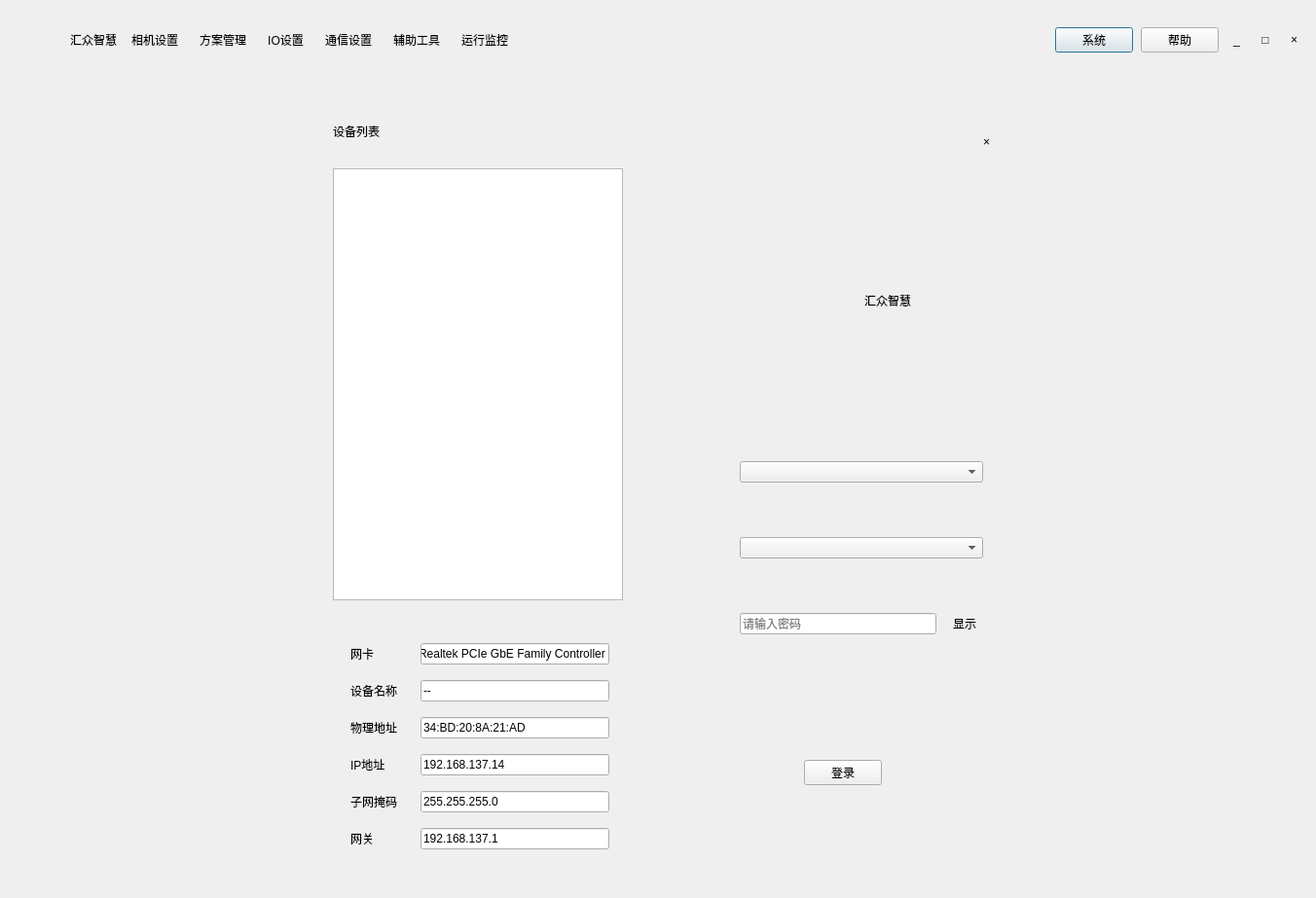
<?xml version="1.0" encoding="UTF-8"?>
<ui version="4.0">
 <class>LoginWindow</class>
 <widget class="QDialog" name="LoginWindow">
  <property name="geometry">
   <rect>
    <x>0</x>
    <y>0</y>
    <width>1352</width>
    <height>923</height>
   </rect>
  </property>
  <property name="sizePolicy">
   <sizepolicy hsizetype="Preferred" vsizetype="Preferred">
    <horstretch>0</horstretch>
    <verstretch>0</verstretch>
   </sizepolicy>
  </property>
  <property name="windowTitle">
   <string>登录界面</string>
  </property>
  <layout class="QVBoxLayout" name="verticalLayout_root">
   <property name="spacing">
    <number>0</number>
   </property>
   <property name="leftMargin">
    <number>0</number>
   </property>
   <property name="topMargin">
    <number>0</number>
   </property>
   <property name="rightMargin">
    <number>0</number>
   </property>
   <property name="bottomMargin">
    <number>0</number>
   </property>
   <item>
    <widget class="QFrame" name="headerBar">
     <property name="minimumSize">
      <size>
       <width>0</width>
       <height>82</height>
      </size>
     </property>
     <property name="maximumSize">
      <size>
       <width>16777215</width>
       <height>82</height>
      </size>
     </property>
     <property name="frameShape">
      <enum>QFrame::NoFrame</enum>
     </property>
     <layout class="QHBoxLayout" name="horizontalLayout_header">
      <property name="spacing">
       <number>8</number>
      </property>
      <property name="leftMargin">
       <number>12</number>
      </property>
      <property name="topMargin">
       <number>10</number>
      </property>
      <property name="rightMargin">
       <number>12</number>
      </property>
      <property name="bottomMargin">
       <number>10</number>
      </property>
      <item>
       <widget class="QWidget" name="headerBrandWidget" native="true">
        <layout class="QHBoxLayout" name="horizontalLayout_brand">
         <property name="spacing">
          <number>12</number>
         </property>
         <property name="leftMargin">
          <number>0</number>
         </property>
         <property name="topMargin">
          <number>0</number>
         </property>
         <property name="rightMargin">
          <number>0</number>
         </property>
         <property name="bottomMargin">
          <number>0</number>
         </property>
         <item>
          <widget class="QLabel" name="headerLogoLabel">
           <property name="minimumSize">
            <size>
             <width>48</width>
             <height>48</height>
            </size>
           </property>
           <property name="maximumSize">
            <size>
             <width>48</width>
             <height>48</height>
            </size>
           </property>
           <property name="pixmap">
            <pixmap resource="../resources/resources.qrc">:/images/LOGO.png</pixmap>
           </property>
           <property name="scaledContents">
            <bool>true</bool>
           </property>
          </widget>
         </item>
         <item>
          <widget class="QLabel" name="headerTitleLabel">
           <property name="text">
            <string>汇众智慧</string>
           </property>
          </widget>
         </item>
        </layout>
       </widget>
      </item>
      <item>
       <widget class="QToolButton" name="navCameraButton">
        <property name="text">
         <string>相机设置</string>
        </property>
        <property name="icon">
         <iconset resource="../resources/resources.qrc">
          <normaloff>:/icons/camera.svg</normaloff>:/icons/camera.svg</iconset>
        </property>
        <property name="iconSize">
         <size>
          <width>28</width>
          <height>28</height>
         </size>
        </property>
        <property name="toolButtonStyle">
         <enum>Qt::ToolButtonTextUnderIcon</enum>
        </property>
        <property name="autoRaise">
         <bool>true</bool>
        </property>
       </widget>
      </item>
      <item>
       <widget class="QToolButton" name="navPlanButton">
        <property name="text">
         <string>方案管理</string>
        </property>
        <property name="icon">
         <iconset resource="../resources/resources.qrc">
          <normaloff>:/icons/plan.svg</normaloff>:/icons/plan.svg</iconset>
        </property>
        <property name="iconSize">
         <size>
          <width>28</width>
          <height>28</height>
         </size>
        </property>
        <property name="toolButtonStyle">
         <enum>Qt::ToolButtonTextUnderIcon</enum>
        </property>
        <property name="autoRaise">
         <bool>true</bool>
        </property>
       </widget>
      </item>
      <item>
       <widget class="QToolButton" name="navIoButton">
        <property name="text">
         <string>IO设置</string>
        </property>
        <property name="icon">
         <iconset resource="../resources/resources.qrc">
          <normaloff>:/icons/io.svg</normaloff>:/icons/io.svg</iconset>
        </property>
        <property name="iconSize">
         <size>
          <width>28</width>
          <height>28</height>
         </size>
        </property>
        <property name="toolButtonStyle">
         <enum>Qt::ToolButtonTextUnderIcon</enum>
        </property>
        <property name="autoRaise">
         <bool>true</bool>
        </property>
       </widget>
      </item>
      <item>
       <widget class="QToolButton" name="navCommButton">
        <property name="text">
         <string>通信设置</string>
        </property>
        <property name="icon">
         <iconset resource="../resources/resources.qrc">
          <normaloff>:/icons/comm.svg</normaloff>:/icons/comm.svg</iconset>
        </property>
        <property name="iconSize">
         <size>
          <width>28</width>
          <height>28</height>
         </size>
        </property>
        <property name="toolButtonStyle">
         <enum>Qt::ToolButtonTextUnderIcon</enum>
        </property>
        <property name="autoRaise">
         <bool>true</bool>
        </property>
       </widget>
      </item>
      <item>
       <widget class="QToolButton" name="navAssistButton">
        <property name="text">
         <string>辅助工具</string>
        </property>
        <property name="icon">
         <iconset resource="../resources/resources.qrc">
          <normaloff>:/icons/tool.svg</normaloff>:/icons/tool.svg</iconset>
        </property>
        <property name="iconSize">
         <size>
          <width>28</width>
          <height>28</height>
         </size>
        </property>
        <property name="toolButtonStyle">
         <enum>Qt::ToolButtonTextUnderIcon</enum>
        </property>
        <property name="autoRaise">
         <bool>true</bool>
        </property>
       </widget>
      </item>
      <item>
       <widget class="QToolButton" name="navMonitorButton">
        <property name="text">
         <string>运行监控</string>
        </property>
        <property name="icon">
         <iconset resource="../resources/resources.qrc">
          <normaloff>:/icons/monitor.svg</normaloff>:/icons/monitor.svg</iconset>
        </property>
        <property name="iconSize">
         <size>
          <width>28</width>
          <height>28</height>
         </size>
        </property>
        <property name="toolButtonStyle">
         <enum>Qt::ToolButtonTextUnderIcon</enum>
        </property>
        <property name="autoRaise">
         <bool>true</bool>
        </property>
       </widget>
      </item>
      <item>
       <spacer name="horizontalSpacer_header">
        <property name="orientation">
         <enum>Qt::Horizontal</enum>
        </property>
        <property name="sizeHint" stdset="0">
         <size>
          <width>40</width>
          <height>20</height>
         </size>
        </property>
       </spacer>
      </item>
      <item>
       <widget class="QPushButton" name="btn_system">
        <property name="text">
         <string>系统</string>
        </property>
       </widget>
      </item>
      <item>
       <widget class="QPushButton" name="btn_help">
        <property name="text">
         <string>帮助</string>
        </property>
       </widget>
      </item>
      <item>
       <widget class="QToolButton" name="headerMinimizeButton">
        <property name="text">
         <string>_</string>
        </property>
        <property name="autoRaise">
         <bool>true</bool>
        </property>
       </widget>
      </item>
      <item>
       <widget class="QToolButton" name="headerMaximizeButton">
        <property name="text">
         <string>□</string>
        </property>
        <property name="autoRaise">
         <bool>true</bool>
        </property>
       </widget>
      </item>
      <item>
       <widget class="QToolButton" name="headerCloseButton">
        <property name="text">
         <string>×</string>
        </property>
        <property name="autoRaise">
         <bool>true</bool>
        </property>
       </widget>
      </item>
     </layout>
    </widget>
   </item>
   <item>
    <widget class="QWidget" name="contentArea" native="true">
     <property name="sizePolicy">
      <sizepolicy hsizetype="Expanding" vsizetype="Expanding">
       <horstretch>0</horstretch>
       <verstretch>0</verstretch>
      </sizepolicy>
     </property>
     <property name="minimumSize">
      <size>
       <width>0</width>
       <height>180</height>
      </size>
     </property>
     <layout class="QHBoxLayout" name="horizontalLayout_contentArea">
      <property name="leftMargin">
       <number>24</number>
      </property>
      <property name="topMargin">
       <number>28</number>
      </property>
      <property name="rightMargin">
       <number>24</number>
      </property>
      <property name="bottomMargin">
       <number>20</number>
      </property>
      <item>
       <spacer name="horizontalSpacer_left">
        <property name="orientation">
         <enum>Qt::Horizontal</enum>
        </property>
        <property name="sizeHint" stdset="0">
         <size>
          <width>40</width>
          <height>20</height>
         </size>
        </property>
       </spacer>
      </item>
      <item>
       <widget class="QFrame" name="contentCard">
        <property name="minimumSize">
         <size>
          <width>760</width>
          <height>520</height>
         </size>
        </property>
        <property name="frameShape">
         <enum>QFrame::NoFrame</enum>
        </property>
        <layout class="QHBoxLayout" name="horizontalLayout_contentCard">
         <property name="spacing">
          <number>0</number>
         </property>
         <property name="leftMargin">
          <number>0</number>
         </property>
         <property name="topMargin">
          <number>0</number>
         </property>
         <property name="rightMargin">
          <number>0</number>
         </property>
         <property name="bottomMargin">
          <number>0</number>
         </property>
         <item>
          <widget class="QFrame" name="leftPanel">
           <property name="minimumSize">
            <size>
             <width>340</width>
             <height>0</height>
            </size>
           </property>
           <property name="maximumSize">
            <size>
             <width>16777215</width>
             <height>16777215</height>
            </size>
           </property>
           <property name="frameShape">
            <enum>QFrame::NoFrame</enum>
           </property>
           <layout class="QVBoxLayout" name="verticalLayout_leftPanel">
            <property name="spacing">
             <number>24</number>
            </property>
            <property name="leftMargin">
             <number>46</number>
            </property>
            <property name="topMargin">
             <number>10</number>
            </property>
            <property name="rightMargin">
             <number>36</number>
            </property>
            <property name="bottomMargin">
             <number>10</number>
            </property>
            <item>
             <layout class="QHBoxLayout" name="horizontalLayout_deviceHeader">
              <item>
               <widget class="QLabel" name="sectionTitleLabel">
                <property name="text">
                 <string>设备列表</string>
                </property>
               </widget>
              </item>
              <item>
               <spacer name="horizontalSpacer_deviceHeader">
                <property name="orientation">
                 <enum>Qt::Horizontal</enum>
                </property>
                <property name="sizeHint" stdset="0">
                 <size>
                  <width>40</width>
                  <height>20</height>
                 </size>
                </property>
               </spacer>
              </item>
              <item>
               <widget class="QToolButton" name="refreshDeviceButton">
                <property name="icon">
                 <iconset resource="../resources/resources.qrc">
                  <normaloff>:/icons/refresh.svg</normaloff>:/icons/refresh.svg</iconset>
                </property>
                <property name="iconSize">
                 <size>
                  <width>22</width>
                  <height>22</height>
                 </size>
                </property>
                <property name="autoRaise">
                 <bool>true</bool>
                </property>
               </widget>
              </item>
              <item>
               <widget class="QToolButton" name="addDeviceButton">
                <property name="icon">
                 <iconset resource="../resources/resources.qrc">
                  <normaloff>:/icons/add.svg</normaloff>:/icons/add.svg</iconset>
                </property>
                <property name="iconSize">
                 <size>
                  <width>22</width>
                  <height>22</height>
                 </size>
                </property>
                <property name="autoRaise">
                 <bool>true</bool>
                </property>
               </widget>
              </item>
             </layout>
            </item>
            <item>
             <widget class="QListWidget" name="deviceListWidget">
              <property name="minimumSize">
               <size>
                <width>0</width>
                <height>260</height>
               </size>
              </property>
              <property name="verticalScrollBarPolicy">
               <enum>Qt::ScrollBarAsNeeded</enum>
              </property>
              <property name="horizontalScrollBarPolicy">
               <enum>Qt::ScrollBarAlwaysOff</enum>
              </property>
              <property name="selectionMode">
               <enum>QAbstractItemView::SingleSelection</enum>
              </property>
             </widget>
            </item>
            <item>
             <widget class="QFrame" name="deviceInfoPanel">
              <property name="minimumSize">
               <size>
                <width>0</width>
                <height>150</height>
               </size>
              </property>
              <property name="frameShape">
               <enum>QFrame::NoFrame</enum>
              </property>
              <layout class="QVBoxLayout" name="verticalLayout_deviceInfo">
               <property name="spacing">
                <number>18</number>
               </property>
               <property name="leftMargin">
                <number>18</number>
               </property>
               <property name="topMargin">
                <number>20</number>
               </property>
               <property name="rightMargin">
                <number>14</number>
               </property>
               <property name="bottomMargin">
                <number>20</number>
               </property>
               <item>
                <layout class="QFormLayout" name="formLayout_deviceInfo">
                 <property name="horizontalSpacing">
                  <number>24</number>
                 </property>
                 <property name="verticalSpacing">
                  <number>16</number>
                 </property>
                 <item row="0" column="0">
                  <widget class="QLabel" name="adapterLabel">
                   <property name="text">
                    <string>网卡</string>
                   </property>
                  </widget>
                 </item>
                 <item row="1" column="0">
                  <widget class="QLabel" name="deviceNameLabel">
                   <property name="text">
                    <string>设备名称</string>
                   </property>
                  </widget>
                 </item>
                 <item row="2" column="0">
                  <widget class="QLabel" name="macLabel">
                   <property name="text">
                    <string>物理地址</string>
                   </property>
                  </widget>
                 </item>
                 <item row="3" column="0">
                  <widget class="QLabel" name="ipLabel">
                   <property name="text">
                    <string>IP地址</string>
                   </property>
                  </widget>
                 </item>
                 <item row="4" column="0">
                  <widget class="QLabel" name="maskLabel">
                   <property name="text">
                    <string>子网掩码</string>
                   </property>
                  </widget>
                 </item>
                 <item row="5" column="0">
                  <widget class="QLabel" name="gatewayLabel">
                   <property name="text">
                    <string>网关</string>
                   </property>
                  </widget>
                 </item>
                 <item row="0" column="1">
                  <widget class="QLineEdit" name="lineEdit_adapterValue">
                   <property name="text">
                    <string>Realtek PCIe GbE Family Controller</string>
                   </property>
                  </widget>
                 </item>
                 <item row="1" column="1">
                  <widget class="QLineEdit" name="lineEdit_deviceNameValue">
                   <property name="text">
                    <string>--</string>
                   </property>
                  </widget>
                 </item>
                 <item row="2" column="1">
                  <widget class="QLineEdit" name="lineEdit_macValue">
                   <property name="text">
                    <string>34:BD:20:8A:21:AD</string>
                   </property>
                  </widget>
                 </item>
                 <item row="3" column="1">
                  <widget class="QLineEdit" name="lineEdit_ipValue">
                   <property name="text">
                    <string>192.168.137.14</string>
                   </property>
                  </widget>
                 </item>
                 <item row="4" column="1">
                  <widget class="QLineEdit" name="lineEdit_maskValue">
                   <property name="text">
                    <string>255.255.255.0</string>
                   </property>
                  </widget>
                 </item>
                 <item row="5" column="1">
                  <widget class="QLineEdit" name="lineEdit_gatewayValue">
                   <property name="text">
                    <string>192.168.137.1</string>
                   </property>
                  </widget>
                 </item>
                </layout>
               </item>
              </layout>
             </widget>
            </item>
           </layout>
          </widget>
         </item>
         <item>
          <widget class="QFrame" name="rightPanel">
           <property name="minimumSize">
            <size>
             <width>320</width>
             <height>0</height>
            </size>
           </property>
           <property name="frameShape">
            <enum>QFrame::NoFrame</enum>
           </property>
           <layout class="QVBoxLayout" name="verticalLayout_rightPanel">
            <property name="spacing">
             <number>20</number>
            </property>
            <property name="leftMargin">
             <number>32</number>
            </property>
            <property name="topMargin">
             <number>20</number>
            </property>
            <property name="rightMargin">
             <number>32</number>
            </property>
            <property name="bottomMargin">
             <number>5</number>
            </property>
            <item>
             <layout class="QHBoxLayout" name="horizontalLayout_cardClose">
              <item>
               <spacer name="horizontalSpacer_cardClose">
                <property name="minimumSize">
                 <size>
                  <width>0</width>
                  <height>32</height>
                 </size>
                </property>
                <property name="orientation">
                 <enum>Qt::Horizontal</enum>
                </property>
                <property name="sizeHint" stdset="0">
                 <size>
                  <width>40</width>
                  <height>20</height>
                 </size>
                </property>
               </spacer>
              </item>
              <item>
               <widget class="QToolButton" name="closeCardButton">
                <property name="text">
                 <string>×</string>
                </property>
                <property name="autoRaise">
                 <bool>true</bool>
                </property>
               </widget>
              </item>
             </layout>
            </item>
            <item>
             <spacer name="verticalSpacer_topRight">
              <property name="orientation">
               <enum>Qt::Vertical</enum>
              </property>
              <property name="sizeHint" stdset="0">
               <size>
                <width>20</width>
                <height>6</height>
               </size>
              </property>
             </spacer>
            </item>
            <item>
             <layout class="QHBoxLayout" name="horizontalLayout_logo">
              <item>
               <spacer name="horizontalSpacer_logoLeft">
                <property name="orientation">
                 <enum>Qt::Horizontal</enum>
                </property>
                <property name="sizeHint" stdset="0">
                 <size>
                  <width>40</width>
                  <height>20</height>
                 </size>
                </property>
               </spacer>
              </item>
              <item>
               <widget class="QLabel" name="logoMarkLargeLabel">
                <property name="minimumSize">
                 <size>
                  <width>72</width>
                  <height>72</height>
                 </size>
                </property>
                <property name="maximumSize">
                 <size>
                  <width>72</width>
                  <height>72</height>
                 </size>
                </property>
                <property name="pixmap">
                 <pixmap resource="../resources/resources.qrc">:/images/LOGO.png</pixmap>
                </property>
                <property name="scaledContents">
                 <bool>true</bool>
                </property>
               </widget>
              </item>
              <item>
               <widget class="QLabel" name="logoTitleLabel">
                <property name="font">
                 <font>
                  <family>Tlwg Typo</family>
                 </font>
                </property>
                <property name="text">
                 <string>汇众智慧</string>
                </property>
               </widget>
              </item>
              <item>
               <spacer name="horizontalSpacer_logoRight">
                <property name="orientation">
                 <enum>Qt::Horizontal</enum>
                </property>
                <property name="sizeHint" stdset="0">
                 <size>
                  <width>40</width>
                  <height>20</height>
                 </size>
                </property>
               </spacer>
              </item>
             </layout>
            </item>
            <item>
             <spacer name="verticalSpacer_logoGap">
              <property name="orientation">
               <enum>Qt::Vertical</enum>
              </property>
              <property name="sizeHint" stdset="0">
               <size>
                <width>20</width>
                <height>10</height>
               </size>
              </property>
             </spacer>
            </item>
            <item>
             <widget class="QFrame" name="deviceFieldFrame">
              <property name="minimumSize">
               <size>
                <width>0</width>
                <height>58</height>
               </size>
              </property>
              <property name="maximumSize">
               <size>
                <width>16777215</width>
                <height>58</height>
               </size>
              </property>
              <property name="frameShape">
               <enum>QFrame::NoFrame</enum>
              </property>
              <layout class="QHBoxLayout" name="horizontalLayout_deviceField">
               <property name="spacing">
                <number>10</number>
               </property>
               <property name="leftMargin">
                <number>18</number>
               </property>
               <property name="topMargin">
                <number>0</number>
               </property>
               <property name="rightMargin">
                <number>14</number>
               </property>
               <property name="bottomMargin">
                <number>0</number>
               </property>
               <item>
                <widget class="QLabel" name="deviceFieldIconLabel">
                 <property name="minimumSize">
                  <size>
                   <width>24</width>
                   <height>24</height>
                  </size>
                 </property>
                 <property name="maximumSize">
                  <size>
                   <width>24</width>
                   <height>24</height>
                  </size>
                 </property>
                 <property name="pixmap">
                  <pixmap resource="../resources/resources.qrc">:/icons/camera.svg</pixmap>
                 </property>
                 <property name="scaledContents">
                  <bool>true</bool>
                 </property>
                </widget>
               </item>
               <item>
                <widget class="QComboBox" name="deviceComboBox"/>
               </item>
              </layout>
             </widget>
            </item>
            <item>
             <widget class="QFrame" name="userFieldFrame">
              <property name="minimumSize">
               <size>
                <width>0</width>
                <height>58</height>
               </size>
              </property>
              <property name="maximumSize">
               <size>
                <width>16777215</width>
                <height>58</height>
               </size>
              </property>
              <property name="frameShape">
               <enum>QFrame::NoFrame</enum>
              </property>
              <layout class="QHBoxLayout" name="horizontalLayout_userField">
               <property name="spacing">
                <number>10</number>
               </property>
               <property name="leftMargin">
                <number>18</number>
               </property>
               <property name="topMargin">
                <number>0</number>
               </property>
               <property name="rightMargin">
                <number>14</number>
               </property>
               <property name="bottomMargin">
                <number>0</number>
               </property>
               <item>
                <widget class="QLabel" name="userFieldIconLabel">
                 <property name="minimumSize">
                  <size>
                   <width>24</width>
                   <height>24</height>
                  </size>
                 </property>
                 <property name="maximumSize">
                  <size>
                   <width>24</width>
                   <height>24</height>
                  </size>
                 </property>
                 <property name="pixmap">
                  <pixmap resource="../resources/resources.qrc">:/icons/user.svg</pixmap>
                 </property>
                 <property name="scaledContents">
                  <bool>true</bool>
                 </property>
                </widget>
               </item>
               <item>
                <widget class="QComboBox" name="userComboBox"/>
               </item>
              </layout>
             </widget>
            </item>
            <item>
             <widget class="QFrame" name="passwordFieldFrame">
              <property name="minimumSize">
               <size>
                <width>0</width>
                <height>58</height>
               </size>
              </property>
              <property name="maximumSize">
               <size>
                <width>16777215</width>
                <height>58</height>
               </size>
              </property>
              <property name="frameShape">
               <enum>QFrame::NoFrame</enum>
              </property>
              <layout class="QHBoxLayout" name="horizontalLayout_passwordField">
               <property name="spacing">
                <number>10</number>
               </property>
               <property name="leftMargin">
                <number>18</number>
               </property>
               <property name="topMargin">
                <number>0</number>
               </property>
               <property name="rightMargin">
                <number>14</number>
               </property>
               <property name="bottomMargin">
                <number>0</number>
               </property>
               <item>
                <widget class="QLabel" name="passwordFieldIconLabel">
                 <property name="minimumSize">
                  <size>
                   <width>24</width>
                   <height>24</height>
                  </size>
                 </property>
                 <property name="maximumSize">
                  <size>
                   <width>24</width>
                   <height>24</height>
                  </size>
                 </property>
                 <property name="pixmap">
                  <pixmap resource="../resources/resources.qrc">:/icons/lock.svg</pixmap>
                 </property>
                 <property name="scaledContents">
                  <bool>true</bool>
                 </property>
                </widget>
               </item>
               <item>
                <widget class="QLineEdit" name="passwordLineEdit">
                 <property name="placeholderText">
                  <string>请输入密码</string>
                 </property>
                </widget>
               </item>
               <item>
                <widget class="QToolButton" name="passwordToggleButton">
                 <property name="text">
                  <string>显示</string>
                 </property>
                 <property name="icon">
                  <iconset resource="../resources/resources.qrc">
                   <normaloff>:/icons/eye.svg</normaloff>:/icons/eye.svg</iconset>
                 </property>
                 <property name="iconSize">
                  <size>
                   <width>18</width>
                   <height>18</height>
                  </size>
                 </property>
                 <property name="toolButtonStyle">
                  <enum>Qt::ToolButtonTextBesideIcon</enum>
                 </property>
                 <property name="autoRaise">
                  <bool>true</bool>
                 </property>
                </widget>
               </item>
              </layout>
             </widget>
            </item>
            <item>
             <spacer name="verticalSpacer_rightStretch">
              <property name="orientation">
               <enum>Qt::Vertical</enum>
              </property>
              <property name="sizeHint" stdset="0">
               <size>
                <width>20</width>
                <height>40</height>
               </size>
              </property>
             </spacer>
            </item>
            <item>
             <layout class="QHBoxLayout" name="horizontalLayout_loginButton">
              <item>
               <spacer name="horizontalSpacer_loginLeft">
                <property name="orientation">
                 <enum>Qt::Horizontal</enum>
                </property>
                <property name="sizeHint" stdset="0">
                 <size>
                  <width>40</width>
                  <height>20</height>
                 </size>
                </property>
               </spacer>
              </item>
              <item>
               <widget class="QPushButton" name="loginButton">
                <property name="text">
                 <string>登录</string>
                </property>
               </widget>
              </item>
              <item>
               <spacer name="horizontalSpacer_loginRight">
                <property name="orientation">
                 <enum>Qt::Horizontal</enum>
                </property>
                <property name="sizeHint" stdset="0">
                 <size>
                  <width>40</width>
                  <height>20</height>
                 </size>
                </property>
               </spacer>
              </item>
             </layout>
            </item>
            <item>
             <spacer name="verticalSpacer">
              <property name="orientation">
               <enum>Qt::Vertical</enum>
              </property>
              <property name="sizeHint" stdset="0">
               <size>
                <width>20</width>
                <height>40</height>
               </size>
              </property>
             </spacer>
            </item>
           </layout>
          </widget>
         </item>
        </layout>
       </widget>
      </item>
      <item>
       <spacer name="horizontalSpacer_right">
        <property name="orientation">
         <enum>Qt::Horizontal</enum>
        </property>
        <property name="sizeHint" stdset="0">
         <size>
          <width>40</width>
          <height>20</height>
         </size>
        </property>
       </spacer>
      </item>
     </layout>
    </widget>
   </item>
  </layout>
 </widget>
 <resources>
  <include location="../resources/resources.qrc"/>
  <include location="../resources/resources.qrc"/>
 </resources>
 <connections/>
</ui>
